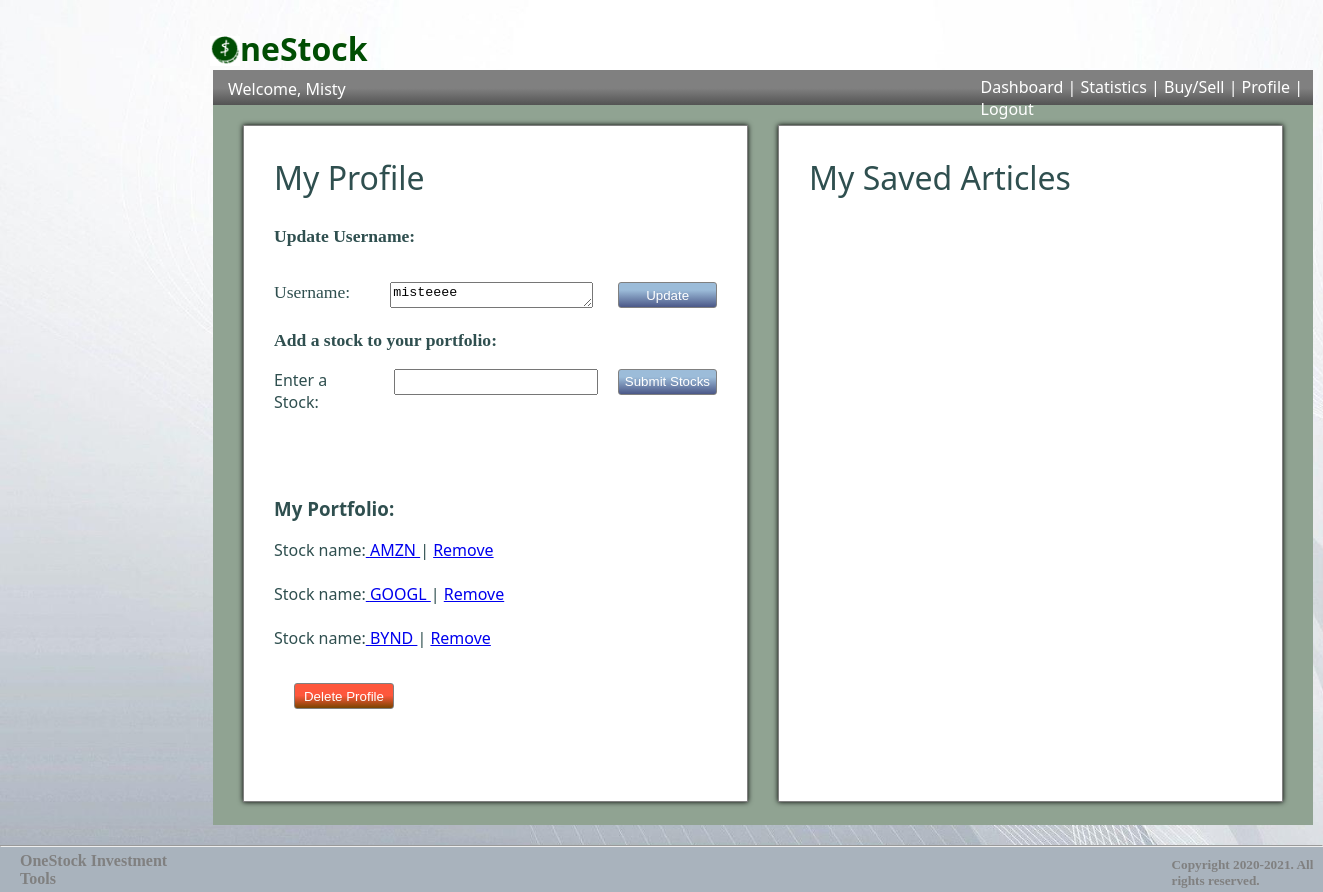
The page /profile (signed in) on the database as committed earlier.
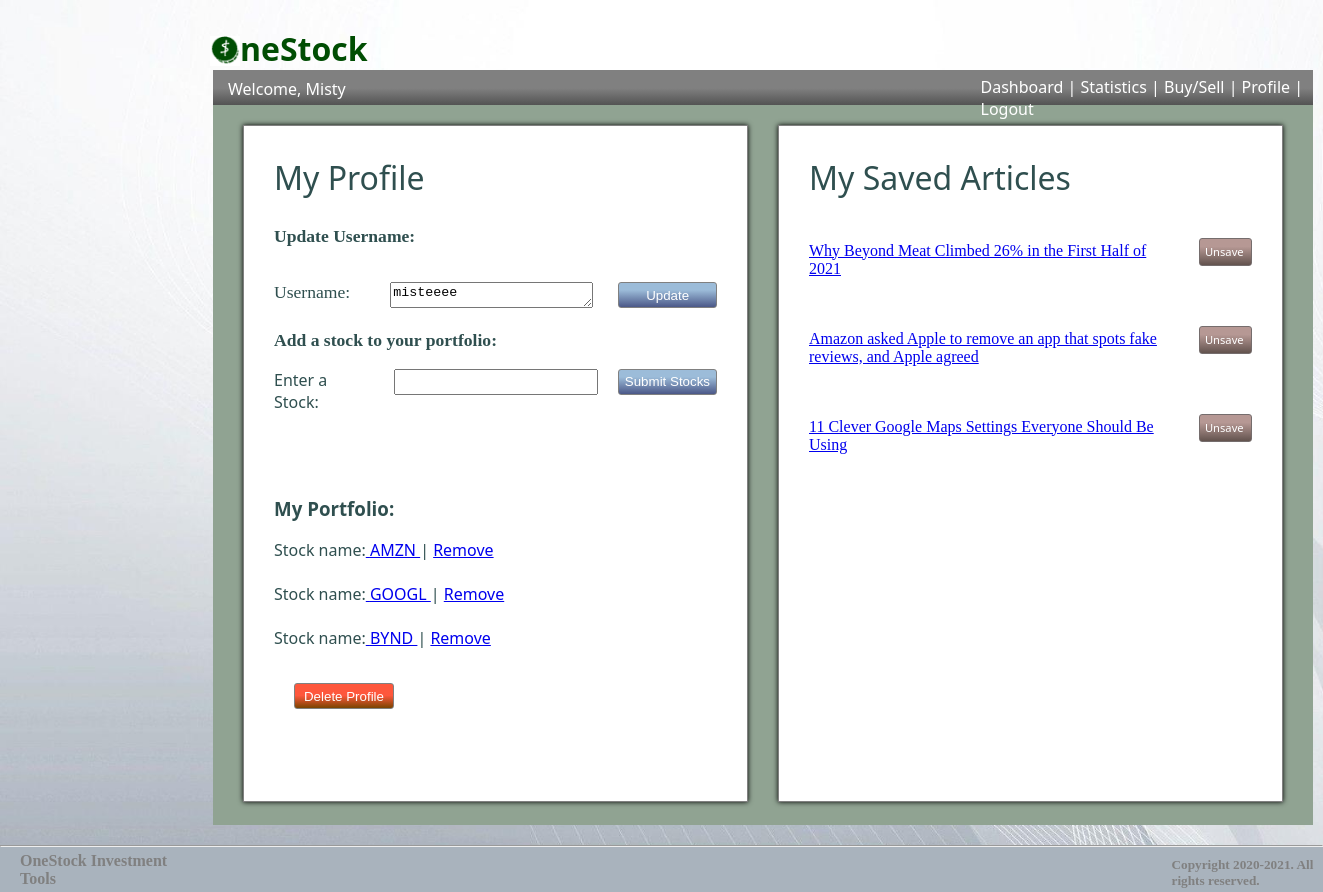
The same page on the database as committed later.
### stock_reboot_app/models.py (models this page shows)
class User(models.Model):
    first_name = models.CharField(max_length=255)
    last_name = models.CharField(max_length=255)
    username = models.CharField(max_length=255)
    email = models.EmailField(max_length=255)
    password = models.CharField(max_length=255)
    updated_at = models.DateTimeField(auto_now=True)
    created_at = models.DateTimeField(auto_now_add = True)
    objects = UserManager()

class Stock(models.Model):
    stock_name = models.CharField(max_length=45)
    created_at = models.DateTimeField(auto_now_add = True)
    updated_at = models.DateTimeField(auto_now= True)
    user = models.ForeignKey(User, related_name = "stocks", on_delete = models.CASCADE)
    news_url = models.TextField()
    nasdaq_url = models.TextField()
    objects = StockManager()

class Article(models.Model):
    saved = models.BooleanField(default=False)
    headliner = models.TextField()
    created_at = models.DateTimeField(auto_now_add = True)
    updated_at = models.DateTimeField(auto_now = True)
    hyperlink = models.TextField()
    stock = models.ForeignKey(Stock, related_name="articles", on_delete = models.CASCADE, null = True)
    article_user = models.ForeignKey(User, related_name = "user_articles", on_delete = models.CASCADE, null = True)

### stock_reboot_app/views.py (the view)
# urls.py: path('profile', views.profile),
def profile(request):
    if 'user_id' not in request.session:
        return redirect('/')
    this_user = User.objects.filter(id = request.session['user_id'])
    portfolio = Stock.objects.filter(user=User.objects.get(id = request.session['user_id']))
    saved_articles = Article.objects.filter(article_user_id=this_user[0].id, saved = True)
    number_of_stocks = len(Stock.objects.filter(user=User.objects.get(id = request.session['user_id'])))
    context = {
            "user": this_user[0],
            "current_user" : this_user[0].first_name,
            "username" : this_user[0].username,
            "portfolio": portfolio,
            "saved_articles": saved_articles,
            "number_of_stocks": number_of_stocks,
        }
    return render(request, "profile.html", context)

### stock_reboot_app/templates/profile.html (shortened to what this page needs)
    {% load static %}
<!DOCTYPE html>
<html lang = "en">
<head>
    {% load static %}
    <link rel="stylesheet" href="{% static 'index.css' %}">
</head>
<body id="wavy-body">
    <div id="floating-logo">
        <img id="logo" src="{% static 'artsy_white_logo.png' %}" alt="one stock logo"><h1 id="one-stock-dash">neStock</h1>
    </div>
    <div id="dash-all">
        <div id="navbar">
            <h3 id="dash-welcome"> Welcome, {{ current_user }} </h3>
            <div id="dash-links-feed">
                <a href="/success"> Dashboard </a> | <a href="/stats"> Statistics </a> | <a href="/buy_sell">Buy/Sell</a> | <a href="/profile">Profile</a> | <a href="/logout">Logout</a>
            </div>
        </div>
        <div id="dash-stuff-profile">
            <div id="first">
                <h2 class="light">My Profile</h2>
		<p id = "bold">Update Username:</p>
                <form action="/update_username" method='POST' id="add-form">
                        <p class = "size">Username:</p>
                        <textarea name="username">{{ username }}</textarea>
                    <input type="submit" value="Update" id = "button">
                </form>
                <form action="/check_stock_name" method='POST' id="add-form-stock">
                    <p id = "bold">Add a stock to your portfolio:</p>
                    <div id="add-stock">
                        <label for="stock-option">Enter a Stock:</label>
                        <input class="stock-option" type="text" name = "stock-option" id="stock-textarea">
                        <input type="submit" value="Submit Stocks" id = "stock-button">
            </div>
                </form>
                <br><br>
                <h3>My Portfolio:</h3>
                {% if number_of_stocks == 0 %}
                    <p id="">You have no stocks in your porfolio. </p>
                {% else %}
                    {% for stock in portfolio %}
                    Stock name:<a id="no-style" href="/feed/{{ stock.id }}"> {{ stock.stock_name }} </a> | <a href="/rm-stock/{{ stock.id }}"> Remove </a>
                    <br><br>
                    {% endfor %}
                {% endif %}
                <form action="/delete/{{ user.id }}" method='POST' id="add-form-delete">
                    <input type="submit" value="Delete Profile" id = "button">
                </form>
            </div>
            <div id="second">
                <h2 class="light">My Saved Articles</h2>
                    {% for article in saved_articles%}
                    <div id="nas-stats-container">
                        <a id="articles" href="{{ article.hyperlink }}">
                            <p>{{ article.headliner }}</p>
                        </a>
                        <a  id="unsave-btn" href="/unsave_profile/{{ article.headliner }}">Unsave</a>
                    </div>
                    {% endfor %}
            </div>
        </div>
    </div>
    <hr id="">
    <div id="feed-bottom-line">
        <h4>OneStock Investment Tools</h4>
        <h5>Copyright 2020-2021. All rights reserved.</h5>
    </div>
</body>
</html>

Rows that differ between the two databases and show on the page:
added Article: headliner "Why Beyond Meat Climbed 26% in the First Half of 2021"
added Article: headliner "Amazon asked Apple to remove an app that spots fake reviews, and Apple agreed"
added Article: headliner "11 Clever Google Maps Settings Everyone Should Be Using"
